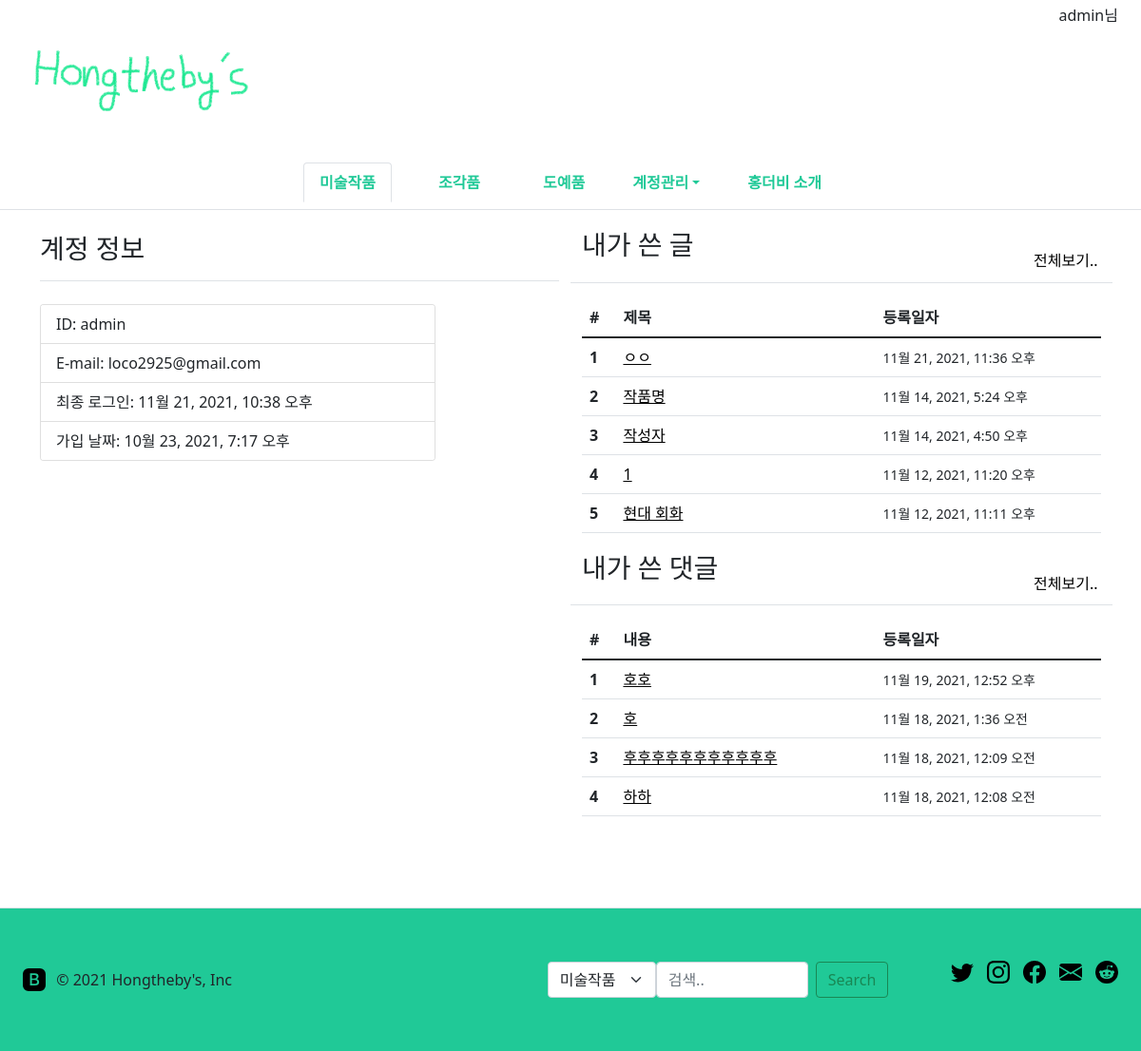
Page /common/mypage/ (signed in) on the earlier database version.
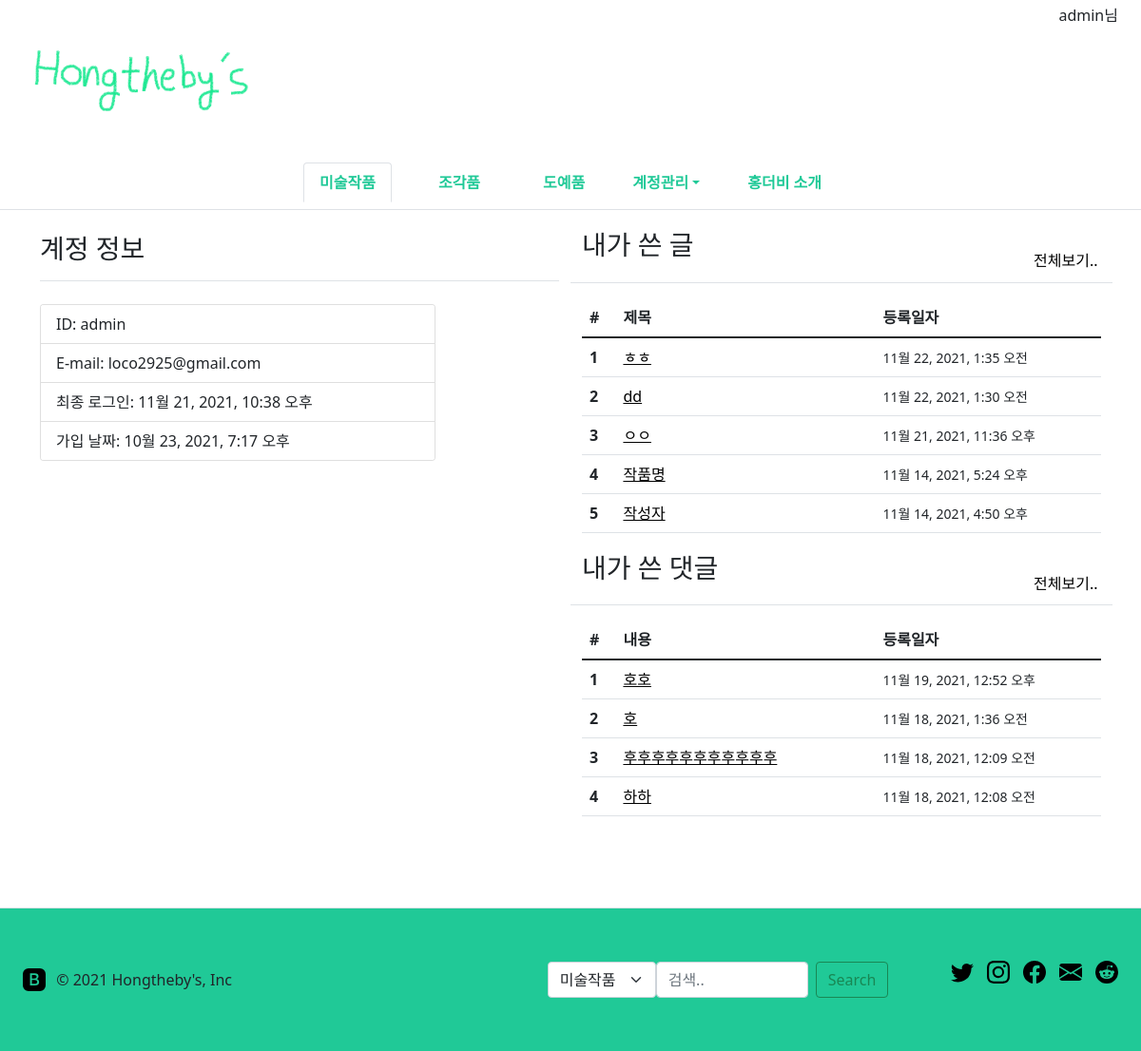
Same page on the later database version.
### art/models.py (models this page shows, shortened)
class Item(models.Model):
    author = models.ForeignKey(User, on_delete=models.CASCADE, related_name='author_item')
    subject = models.CharField(max_length=200)
    title = models.CharField(max_length=20)
    price = models.IntegerField()
    content = models.TextField()
    create_date = models.DateTimeField()
    modify_date = models.DateTimeField(null=True, blank=True)
    image = models.ImageField(upload_to='images/', blank=True, null=True)
    voter = models.ManyToManyField(User, related_name='voter_item')  # 추천인 추가
    category = models.IntegerField()

class Comment(models.Model):
    author = models.ForeignKey(User, on_delete=models.CASCADE, related_name='author_comment')
    content = models.TextField()
    create_date = models.DateTimeField()
    modify_date = models.DateTimeField(null=True, blank=True)
    item = models.ForeignKey(Item, null=True, blank=True, on_delete=models.CASCADE)
    voter = models.ManyToManyField(User, related_name='voter_comment')  # 추천인 추가
    reporter = models.ManyToManyField(User, related_name='reporter_comment')

### common/views.py (the view)
# urls.py: path('mypage/', views.mypage, name='mypage'),
@login_required(login_url='common:login')
def mypage(request):
    my_item_list = Item.objects.order_by('-create_date')
    my_item_list = my_item_list.filter(
        Q(author__username__icontains=request.user)
    )
    my_comment_list = Comment.objects.order_by('-create_date')
    my_comment_list = my_comment_list.filter(
        Q(author__username__icontains=request.user)
    )
    context = {'my_item': my_item_list,
               'my_comment': my_comment_list, }
    return render(request, 'common/mypage.html', context)

### templates/common/mypage.html
{% extends 'base.html' %}
{% block content %}
<div class="container mb-5">
  <div class="row">
      <div class="col">
          <h3 class="border-bottom my-4 pb-3">계정 정보</h3>
          <div class="card" style="width: 26rem;">
            <ul class="list-group list-group-flush">
            <li class="list-group-item">ID: {{ request.user }}</li>
            <li class="list-group-item">E-mail: {{ request.user.email }}</li>
            <li class="list-group-item">최종 로그인: {{ request.user.last_login }}</li>
            <li class="list-group-item">가입 날짜: {{ request.user.date_joined }}</li>
            </ul>
          </div>
      </div>
      <div class="col">
        <div class>
            <div class="row border-bottom my-3 py-1">
                <div class="col">
                <h3>내가 쓴 글</h3>
                </div>
                <div class="col-2 pt-4">
                <a href="{% url 'common:my_item' %}" style="color:black;"><h6>전체보기..</h6></a>
                </div>
            </div>
            <table class="table">
            <thead>
                <tr>
                <th scope="col">#</th>
                <th scope="col" style="width:50%">제목</th>
                <th scope="col">등록일자</th>
                </tr>
            </thead>
            <tbody>
            {% if my_item %}
            {% for item in my_item %}
            {% if forloop.counter < 6 %}
                <tr style="white-space: nowrap;">
                <th scope="row">{{ forloop.counter }}</th>
                <td><a href="{% url 'art:detail' item.id %}" style="color:black; text-decoration:underline;">{{ item.title }}</a></td>
                <td><small>{{ item.create_date }}</small></td>
                </tr>
            {% endif %}
            {% endfor %}
            {% else %}
            <tr>
            <td colspan="3">등록한 글이 없습니다.</td>
            </tr>
            {% endif %}
            </tbody>
            </table>
            </div>
        <div class="mb-5">
            <div class="row border-bottom my-3 py-1">
                <div class="col">
                <h3>내가 쓴 댓글</h3>
                </div>
                <div class="col-2 pt-4">
                <a href="{% url 'common:my_comment' %}" style="color:black;"><h6>전체보기..</h6></a>
                </div>
            </div>
            <table class="table">
            <thead>
                <tr>
                <th scope="col">#</th>
                <th scope="col" style="width:50%">내용</th>
                <th scope="col">등록일자</th>
                </tr>
            </thead>
            <tbody>
            {% if my_comment %}
            {% for comment in my_comment %}
            {% if forloop.counter < 6 %}
                <tr style="white-space: nowrap;">
                <th scope="row">{{ forloop.counter }}</th>
                <td><a href="{% url 'art:detail' comment.item.id %}" style="color:black; text-decoration:underline;">{{ comment.content }}</a></td>
                <td><small>{{ comment.create_date }}</small></td>
                </tr>
            {% endif %}
            {% endfor %}
            {% else %}
            <tr>
            <td colspan="3">등록한 댓글이 없습니다.</td>
            </tr>
            {% endif %}
            </tbody>
            </table>
        </div>
      </div>
  </div>
</div>
{% endblock %}

Differences in the rows shown:
no longer on this page (row unchanged): Item: title "1", create_date "11월 12, 2021, 11:20 오후"
no longer on this page (row unchanged): Item: title "현대 회화", create_date "11월 12, 2021, 11:11 오후"
added Item: title "ㅎㅎ", create_date "11월 22, 2021, 1:35 오전"
added Item: title "dd", create_date "11월 22, 2021, 1:30 오전"
